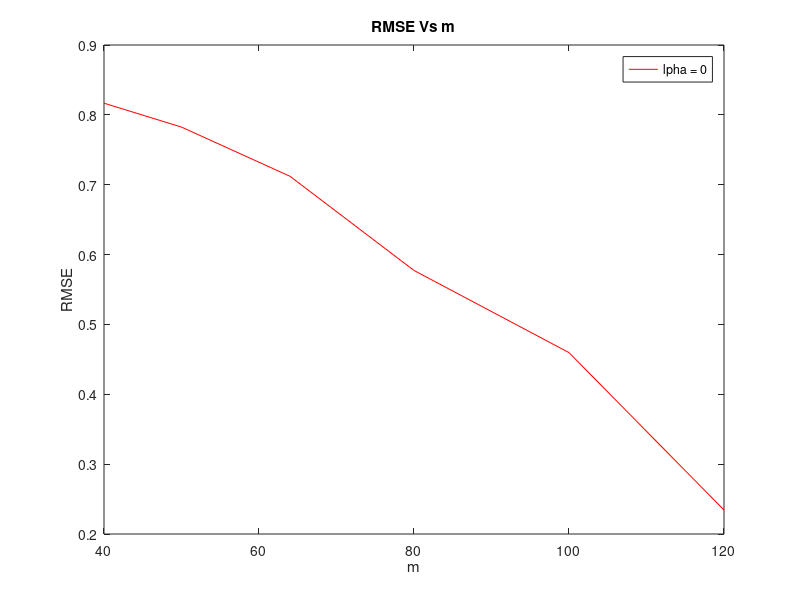
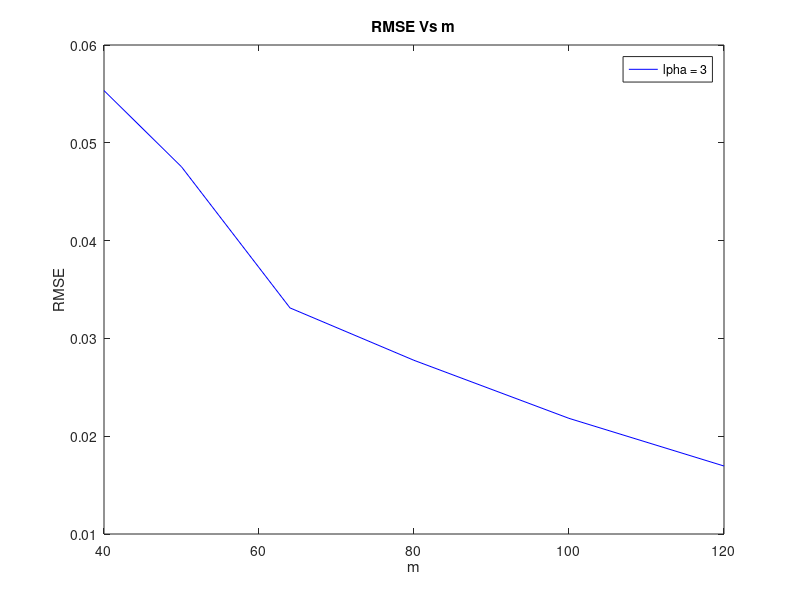
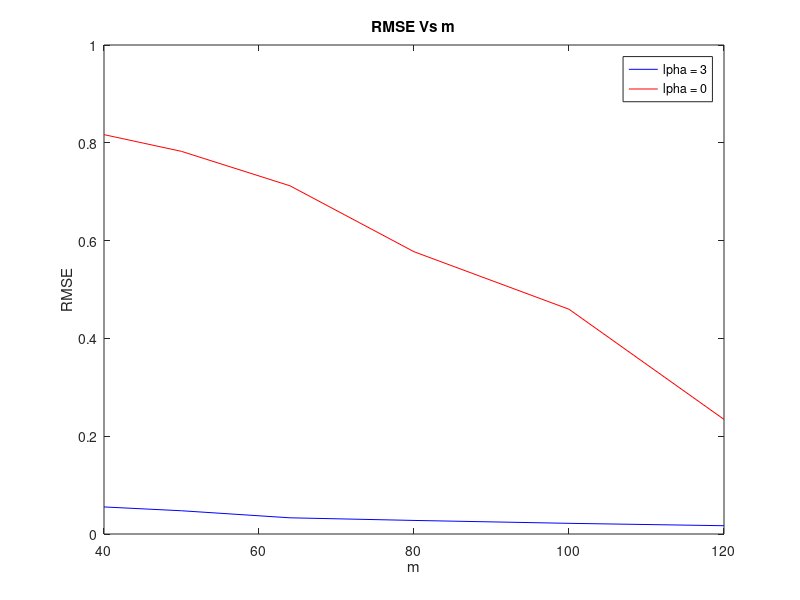

The MATLAB source for these figures, in order:
clc;
clear;
close all;

rng(1);

n = 128;
tol=0.1;
rmse_avg = [];

for alpha=[0, 3]
    U = zeros(n);
    vi = randn(n,1);
    U(:,1) = vi ./ norm(vi);
    for i=2:n
      nrm = 0;
      while nrm < tol
        vi = randn(n,1);
        vi = vi - U(:,1:i-1) * (U(:,1:i-1)' * vi);
        nrm = norm(vi);
      end
      U(:,i) = vi ./ nrm;
    end

    Sigma = U * diag((1:n).^(-alpha)) * U';

    xs = mvnrnd(zeros(n,1), Sigma, 10)';

    for m=[40, 50, 64, 80, 100, 120]
        rmse = zeros(10, 1);
        phi = randn(m, n) / sqrt(m);

        for i=1:10
            y = phi * xs(:, i);
            sig = 0.01 * mean(abs(y));
            y = y + mvnrnd(zeros(m, 1), eye(m)*sig^2, 1)';
            x = (Sigma - Sigma*phi'/(eye(m)*sig^2 + phi*Sigma*phi')*phi*Sigma) * phi' * y / (sig^2);

            rmse(i) = sqrt(mean((x - xs(:, i)).^2)) / sqrt(mean(xs(:, i).^2));
        end
        rmse_avg = [rmse_avg mean(rmse)];
    end
end

% average RMSE vs m
figure;

plot([40, 50, 64, 80, 100, 120], rmse_avg(1:6), 'r');
legend("\alpha = 0");
xlabel("m");
ylabel("RMSE");
title("RMSE Vs m");
saveas(gcf, "plots/0.jpg");
plot([40, 50, 64, 80, 100, 120], rmse_avg(7:12), 'b');
legend("\alpha = 3");
xlabel("m");
ylabel("RMSE");
title("RMSE Vs m");
saveas(gcf, "plots/3.jpg");
hold on;
plot([40, 50, 64, 80, 100, 120], rmse_avg(1:6), 'r');
legend("\alpha = 3", "\alpha = 0");
xlabel("m");
ylabel("RMSE");
title("RMSE Vs m");
saveas(gcf, "plots/both.jpg");

close all;

fprintf("Avg. RMSE for \x03b1 = 0, m = %i \t: %f\n", [[40, 50, 64, 80, 100, 120]; rmse_avg(1:6)]);
fprintf("Avg. RMSE for \x03b1 = 3, m = %i \t: %f\n", [[40, 50, 64, 80, 100, 120]; rmse_avg(7:12)]);
